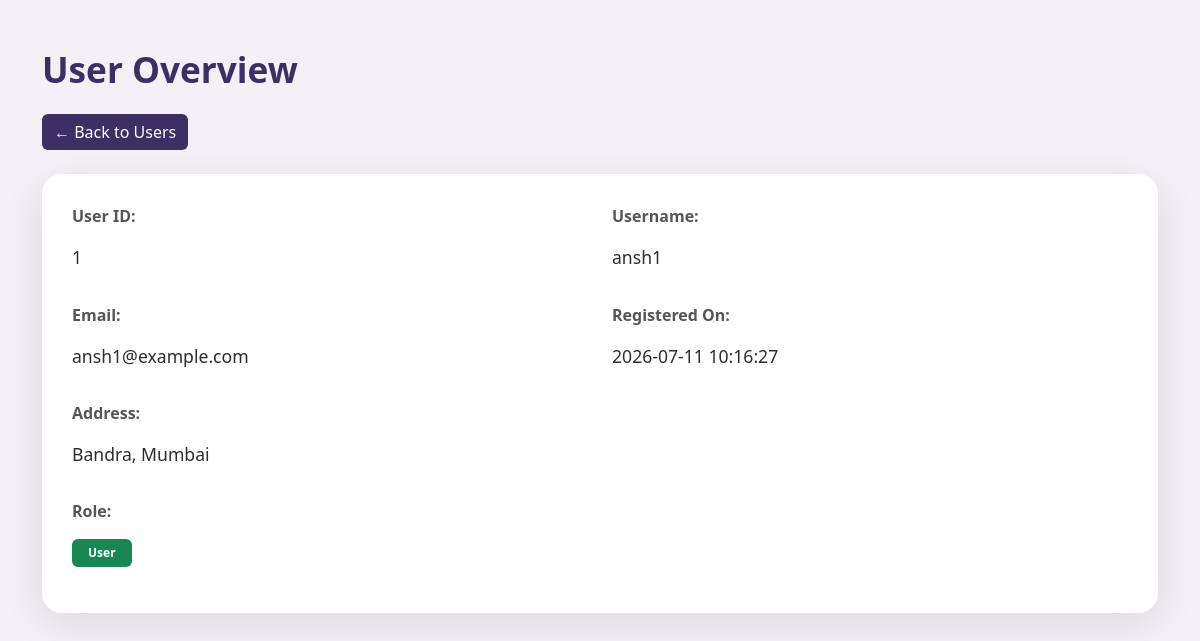
Screenshot of /admin_panal/view_user.php?id=1 with the database file from the repository.
### tables this page shows
CREATE TABLE IF NOT EXISTS `users` (
  `id` INT AUTO_INCREMENT PRIMARY KEY,
  `username` VARCHAR(255) NOT NULL UNIQUE,
  `email` VARCHAR(255) NOT NULL UNIQUE,
  `password` VARCHAR(255) NOT NULL,
  `phone` VARCHAR(20) NULL,
  `address` TEXT NULL,
  `created_at` TIMESTAMP DEFAULT CURRENT_TIMESTAMP
);

### admin_panal/view_user.php (the view, shortened to what this page needs)
<?php
include __DIR__ . '/../db_connection.php';
$id = isset($_GET['id']) ? $_GET['id'] : '';
$stmt = $conn->prepare("SELECT * FROM users WHERE id = ?");
$stmt->bind_param("i", $id);
$stmt->execute();
$result = $stmt->get_result();
$user = $result->fetch_assoc();
?>
<!DOCTYPE html>
<html lang="en">
<head>
    <link href="https://cdn.jsdelivr.net/npm/bootstrap@5.3.2/dist/css/bootstrap.min.css" rel="stylesheet">
</head>
<body>
<div class="container py-5">
    <h1 class="lux-header mb-4">User Overview</h1>
    <a href="manage_users.php" class="btn btn-back text-white mb-4">← Back to Users</a>
    <?php if ($user): ?>
        <div class="lux-card">
            <div class="row mb-3">
                <div class="col-md-6">
                    <p class="lux-label">User ID:</p>
                    <p class="lux-value"><?= htmlspecialchars($user['id']) ?></p>
                </div>
                <div class="col-md-6">
                    <p class="lux-label">Username:</p>
                    <p class="lux-value"><?= htmlspecialchars($user['username']) ?></p>
                </div>
            </div>
            <div class="row mb-3">
                <div class="col-md-6">
                    <p class="lux-label">Email:</p>
                    <p class="lux-value"><?= htmlspecialchars($user['email']) ?></p>
                </div>
                <div class="col-md-6">
                    <p class="lux-label">Registered On:</p>
                    <p class="lux-value"><?= htmlspecialchars($user['created_at'] ?? 'N/A') ?></p>
                </div>
            </div>
            <?php if (!empty($user['address'])): ?>
            <div class="row mb-3">
                <div class="col-md-6">
                    <p class="lux-label">Address:</p>
                    <p class="lux-value"><?= nl2br(htmlspecialchars($user['address'])) ?></p>
                </div>
            </div>
            <?php endif; ?>
            <div class="row">
                <div class="col-md-6">
                    <p class="lux-label">Role:</p>
                    <p>
                        <span class="badge px-3 py-2
                            <?= isset($user['role']) && $user['role'] === 'admin' ? 'bg-primary' : 'bg-success' ?>">
                            <?= isset($user['role']) ? ucfirst(htmlspecialchars($user['role'])) : 'User' ?>
                        </span>
                    </p>
                </div>
            </div>
        </div>
    <?php else: ?>
        <div class="alert alert-danger">User not found.</div>
    <?php endif; ?>
</div>
</body>
</html>

### admin_panal/view_user.php (style rules this page uses)
body { background: #f3f1f5; font-family: 'Segoe UI', Tahoma, Geneva, Verdana, sans-serif; }
.lux-card { background: #fff; border-radius: 20px; box-shadow: 0 10px 40px rgba(0,0,0,0.1); padding: 30px; }
.lux-label { font-weight: 600; color: #555; }
.lux-value { font-size: 1.1rem; color: #2d2d2d; }
.lux-header { font-size: 2.2rem; font-weight: bold; color: #3b2f63; }
.btn-back { background-color: #3b2f63; border: none; }

### rows the page displays
users: id "1", username "ansh1", email "ansh1@example.com", created_at "2026-07-11 10:16:27", address "Bandra, Mumbai"
